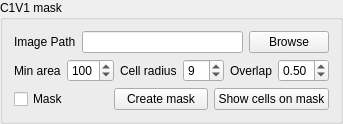
     <widget class="QGroupBox" name="opsinMask_groupBox">
      <property name="geometry">
       <rect>
        <x>900</x>
        <y>20</y>
        <width>341</width>
        <height>121</height>
       </rect>
      </property>
      <property name="title">
       <string>C1V1 mask</string>
      </property>
      <layout class="QGridLayout" name="gridLayout_16">
       <item row="0" column="0">
        <layout class="QGridLayout" name="gridLayout_15">
         <item row="0" column="0">
          <layout class="QGridLayout" name="gridLayout_18">
           <item row="0" column="0">
            <widget class="QLabel" name="label_26">
             <property name="text">
              <string>Image Path</string>
             </property>
            </widget>
           </item>
           <item row="0" column="2">
            <widget class="QPushButton" name="loadOpsinImgPath_pushButton">
             <property name="text">
              <string>Browse</string>
             </property>
            </widget>
           </item>
           <item row="0" column="1">
            <widget class="QLineEdit" name="opsinImgPath_lineEdit">
             <property name="text">
              <string/>
             </property>
            </widget>
           </item>
          </layout>
         </item>
         <item row="1" column="0">
          <layout class="QHBoxLayout" name="horizontalLayout_6">
           <item>
            <widget class="QLabel" name="label_27">
             <property name="text">
              <string>Min area</string>
             </property>
            </widget>
           </item>
           <item>
            <widget class="QSpinBox" name="minArea_spinBox">
             <property name="minimum">
              <number>1</number>
             </property>
             <property name="maximum">
              <number>200</number>
             </property>
             <property name="singleStep">
              <number>10</number>
             </property>
             <property name="value">
              <number>100</number>
             </property>
            </widget>
           </item>
           <item>
            <widget class="QLabel" name="label_29">
             <property name="text">
              <string>Cell radius</string>
             </property>
            </widget>
           </item>
           <item>
            <widget class="QSpinBox" name="cellRadius_spinBox">
             <property name="enabled">
              <bool>true</bool>
             </property>
             <property name="acceptDrops">
              <bool>false</bool>
             </property>
             <property name="minimum">
              <number>3</number>
             </property>
             <property name="maximum">
              <number>19</number>
             </property>
             <property name="singleStep">
              <number>2</number>
             </property>
             <property name="value">
              <number>9</number>
             </property>
            </widget>
           </item>
           <item>
            <widget class="QLabel" name="label_28">
             <property name="text">
              <string>Overlap</string>
             </property>
            </widget>
           </item>
           <item>
            <widget class="QDoubleSpinBox" name="overlapRatio_doubleSpinBox">
             <property name="decimals">
              <number>2</number>
             </property>
             <property name="minimum">
              <double>0.000000000000000</double>
             </property>
             <property name="maximum">
              <double>1.000000000000000</double>
             </property>
             <property name="singleStep">
              <double>0.100000000000000</double>
             </property>
             <property name="value">
              <double>0.500000000000000</double>
             </property>
            </widget>
           </item>
          </layout>
         </item>
         <item row="2" column="0">
          <layout class="QHBoxLayout" name="horizontalLayout_7">
           <item>
            <widget class="QCheckBox" name="useMask_checkBox">
             <property name="text">
              <string>Mask</string>
             </property>
             <property name="checked">
              <bool>false</bool>
             </property>
            </widget>
           </item>
           <item>
            <widget class="QPushButton" name="createMask_pushButton">
             <property name="text">
              <string>Create mask</string>
             </property>
            </widget>
           </item>
           <item>
            <widget class="QPushButton" name="showCellsOnMask_pushButton">
             <property name="text">
              <string>Show cells on mask</string>
             </property>
            </widget>
           </item>
          </layout>
         </item>
        </layout>
       </item>
      </layout>
     </widget>
